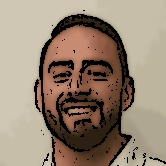
#> input picture Cartoon_Photos/cartoon.jpeg, 166 x 166 px
$ jupyter execute cartoon_photo_app.ipynb
#> lines starting #> are read from the running program, lines starting #| are printed output that depends on the picture; after the words box and inside, x2 and y2 are one past the last pixel; in counts of white or black regions, pixels touching at a corner belong together
#> the answer given: cartoon.jpeg
[cell 1]
import cv2
import numpy as np
from google.colab.patches import cv2_imshow
from google.colab import files

[cell 2]
def read_file(filename):
#> called with filename = 'cartoon.jpeg'
  img = cv2.imread(filename)
#> img is the input picture: shape (166, 166, 3); mean B, G, R 115, 132.5, 149.9
  cv2_imshow(img)
  return img

[cell 3]
def color_quantization(img, k):
# Transform the image
  data = np.float32(img).reshape((-1, 3))

# Determine criteria
  criteria = (cv2.TERM_CRITERIA_EPS + cv2.TERM_CRITERIA_MAX_ITER, 20, 0.001)

# Implementing K-Means
  ret, label, center = cv2.kmeans(data, k, None, criteria, 10, cv2.KMEANS_RANDOM_CENTERS)
  center = np.uint8(center)
  result = center[label.flatten()]
  result = result.reshape(img.shape)
  return result

[cell 4]
def edge_mask(img, line_size, blur_value):
#> called with line_size = 5, blur_value = 3
  gray = cv2.cvtColor(img, cv2.COLOR_BGR2GRAY)
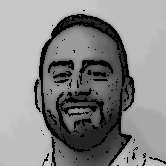
#> gray: shape (166, 166); min 0, max 204, mean 135.7
  gray_blur = cv2.medianBlur(gray, blur_value)
  edges = cv2.adaptiveThreshold(gray_blur, 255, cv2.ADAPTIVE_THRESH_MEAN_C, cv2.THRESH_BINARY, line_size, blur_value)
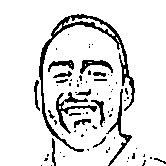
#> edges: shape (166, 166); 88.6% white; 73 black regions (55 under 20 px), largest, box (x1, y1, x2, y2) and area: (39, 14, 135, 152) 1294, (56, 92, 97, 134) 373, (106, 89, 132, 166) 300
  return edges

[cell 5]
uploaded = files.upload()

filename = next(iter(uploaded))
img = read_file(filename)

[cell 6]
line_size = 5
blur_value = 3

edges = edge_mask(img, line_size, blur_value)
cv2_imshow(edges)

[cell 7]
total_color = 15

img = color_quantization(img, total_color)
#> in color_quantization, `ret, label, center = cv2.kmeans(data, k, None, criteria, 10, cv2.KMEAN..`: ret = 1508912.7; center = 15 rows, first 8: [168.8, 189.7, 197.8], [51.57, 70.34, 103], [22.67, 34.85, 46.07], [146.2, 166.7, 175], [182.2, 198.8, 208.9], [64.8, 84.98, 128.3], [36.62, 53.17, 75.91], [110.3, 135.2, 192.9]
#> in color_quantization, `center = np.uint8(center)`: center = 15 rows, first 8: [168, 189, 197], [51, 70, 102], [22, 34, 46], [146, 166, 174], [182, 198, 208], [64, 84, 128], [36, 53, 75], [110, 135, 192]
cv2_imshow(img)

[cell 8]
blurred = cv2.bilateralFilter(img, d=7, sigmaColor=200,sigmaSpace=200)
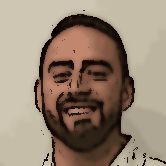
#> blurred: shape (166, 166, 3); mean B, G, R 114.7, 132.3, 149.7
cv2_imshow(blurred)

[cell 9]
cartoon = cv2.bitwise_and(blurred, blurred, mask=edges)
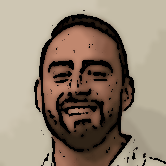
#> cartoon: shape (166, 166, 3); mean B, G, R 113.2, 130.3, 146.1
cv2_imshow(cartoon)

filename = 'cartoon.jpeg'
# Using cv2.imwrite() method
# Saving the image
cv2.imwrite(filename, cartoon)
#> Out = True

[cell 10]
filename = 'cartoon.jpeg'

# Using cv2.imwrite() method
# Saving the image
cv2.imwrite(filename, img)
#> Out = True
